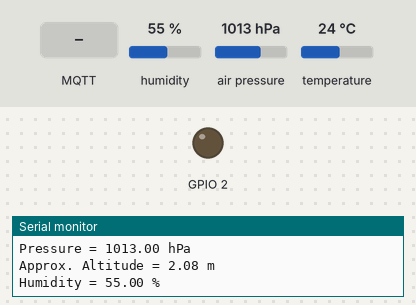
Bench run of a program on a simulated ESP8266 (Wemos D1 mini). Parts: output pins drawn as LEDs (lit = HIGH), the last lines printed to the serial monitor. Inputs (shaded band) come from the test bench; at power-on: humidity 55 %, air pressure 1013 hPa, temperature 24 °C. WiFi joins after 1.5 s; servers stay silent unless stated; no MQTT or app messages arrive unless stated.

Above: at 2.7 s.
2.8 s: MQTT message "0" arrives on the first subscribed topic
At 3.2 s:
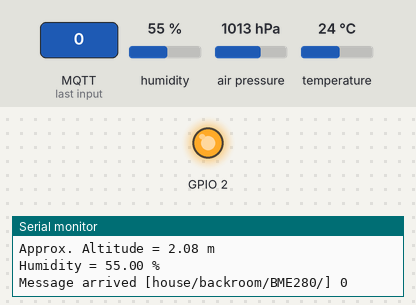
4.3 s: MQTT message "1" arrives on the first subscribed topic
At 5.5 s:
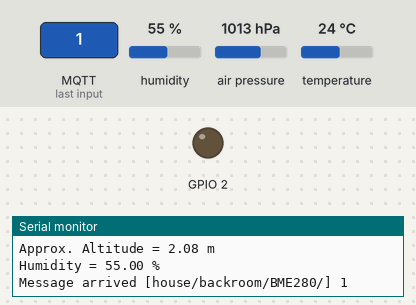
5.8 s: MQTT message "2" arrives on the first subscribed topic
At 6.7 s:
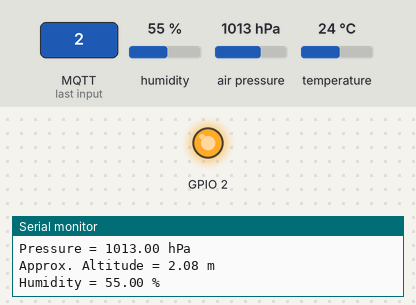
Timing chart, 0 to 8.8 s (numbered marks = the images above; inputs shaded):
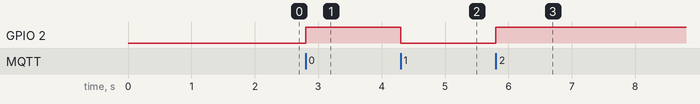

Measured:
- after the input at 2.8 s, GPIO 2: LOW → HIGH at once
- after the input at 4.3 s, GPIO 2: HIGH → LOW at once
- after the input at 5.8 s, GPIO 2: LOW → HIGH at once

The program:

main.cpp
```cpp
/*
 * BME280 MQTT module
 * Connects to MQTT broker and then send data from a BME280 sensor periodically
 * -- Under development --
 */

#include "Arduino.h"
#include <ESP8266WiFi.h>
#include <PubSubClient.h>
#include <Wire.h>
#include <Adafruit_Sensor.h>
#include <Adafruit_BME280.h>
#include <ArduinoJson.h>

#include "config.h"

#define MQTT_TOPIC "house/backroom/BME280/"
#define SEALEVELPRESSURE_HPA (1013.25)
#define BME280_I2C_ADDR 0x76
#define PUB_DELAY 2000

// Update these with values suitable for your network.
const char* ssid = WIFI_SSID;
const char* password = WIFI_PASS;
const char* mqtt_server = MQTT_SERVER;

char temperaturePayload[8];
char humidityPayload[8];
char pressurePayload[8];
char jsonPayload[100];

Adafruit_BME280 bme;
WiFiClient espClient;
PubSubClient client(espClient);
long lastMsg = 0;
char msg[50];
int value = 0;


void setup_wifi() {
  delay(10);
  // We start by connecting to a WiFi network
  Serial.println();
  Serial.print("Connecting to ");
  Serial.println(ssid);

  WiFi.begin(ssid, password);

  while (WiFi.status() != WL_CONNECTED) {
    delay(500);
    Serial.print(".");
  }

  Serial.println("");
  Serial.println("WiFi connected");
  Serial.println("IP address: ");
  Serial.println(WiFi.localIP());
}

void callback(char* topic, byte* payload, unsigned int length) {
  Serial.print("Message arrived [");
  Serial.print(topic);
  Serial.print("] ");
  for (unsigned int i = 0; i < length; i++) {
    Serial.print((char)payload[i]);
  }
  Serial.println();

  // Switch on the LED if an 1 was received as first character
  if ((char)payload[0] == '1') {
    digitalWrite(LED_BUILTIN, LOW);   // Turn the LED on (Note that LOW is the voltage level
    // but actually the LED is on; this is because
    // it is acive low on the ESP-01)
  } else {
    digitalWrite(LED_BUILTIN, HIGH);  // Turn the LED off by making the voltage HIGH
  }

}

void reconnect() {
  // Loop until we're reconnected
  while (!client.connected()) {
    Serial.print("Attempting MQTT connection...");
    // Attempt to connect
    if (client.connect("ESP8266Client")) {
      Serial.println("connected");
      // Once connected, publish an announcement...
      client.publish(MQTT_TOPIC, "ONLINE");
      // ... and resubscribe
      client.subscribe(MQTT_TOPIC);
    } else {
      Serial.print("failed, rc=");
      Serial.print(client.state());
      Serial.println(" try again in 5 seconds");
      // Wait 5 seconds before retrying
      delay(5000);
    }
  }
}

void printValues() {
    Serial.print("Temperature = ");
    Serial.print(bme.readTemperature());
    Serial.println(" *C");

    Serial.print("Pressure = ");

    Serial.print(bme.readPressure() / 100.0F);
    Serial.println(" hPa");

    Serial.print("Approx. Altitude = ");
    Serial.print(bme.readAltitude(SEALEVELPRESSURE_HPA));
    Serial.println(" m");

    Serial.print("Humidity = ");
    Serial.print(bme.readHumidity());
    Serial.println(" %");

    Serial.println();
}


void setup()
{
  pinMode(LED_BUILTIN, OUTPUT);     // Initialize the BUILTIN_LED pin as an output
  Serial.begin(115200);
  setup_wifi();
  client.setServer(mqtt_server, 1883);
  client.setCallback(callback);

  bool status;
  status = bme.begin(BME280_I2C_ADDR);   // Establish connection over I2C to the BME280 sensor
  if (!status) {
      Serial.println("Could not find a valid BME280 sensor, check wiring!");
      while (1);
  }

}

void loop()
{

  if (!client.connected()) {
    reconnect();
  }
  client.loop();

  long now = millis();
  if (now - lastMsg > 2000) {
    lastMsg = now;
    //++value;
    //snprintf (msg, 75, "hello world #%ld", value);
    //Serial.print("Publish message: ");
    //Serial.println(msg);

    char temperatureTopic[50];
    strcpy(temperatureTopic,MQTT_TOPIC);
    strcat(temperatureTopic,"temperature");

    char humidityTopic[50];
    strcpy(humidityTopic,MQTT_TOPIC);
    strcat(humidityTopic,"humidity");

    char pressureTopic[50];
    strcpy(pressureTopic,MQTT_TOPIC);
    strcat(pressureTopic,"pressure");

    dtostrf(bme.readTemperature(), 4, 2, temperaturePayload);
    client.publish(temperatureTopic, temperaturePayload);

    dtostrf(bme.readHumidity(), 4, 2, humidityPayload);
    client.publish(humidityTopic, humidityPayload);

    dtostrf(bme.readPressure()/100.0, 5, 2, pressurePayload);
    client.publish(pressureTopic, pressurePayload);

    StaticJsonBuffer<200> jsonBuffer;
    JsonObject& root = jsonBuffer.createObject();

    root["temperature"] = temperaturePayload;
    root["humidity"] = humidityPayload;
    root["pressure"] = pressurePayload;

    char dataTopic[50];
    strcpy(dataTopic,MQTT_TOPIC);
    strcat(dataTopic,"data");

    //char jsonPayload[100];
    root.printTo(jsonPayload);

    client.publish(dataTopic, jsonPayload);

    root.printTo(Serial);
    Serial.println();

    printValues();
  }
}
```

config_TEMPLATE.h
```cpp
// Update these with values suitable for your network.
#define WIFI_SSID "XXX"
#define WIFI_PASS "XXX"
#define MQTT_SERVER "X.X.X.X"
```
